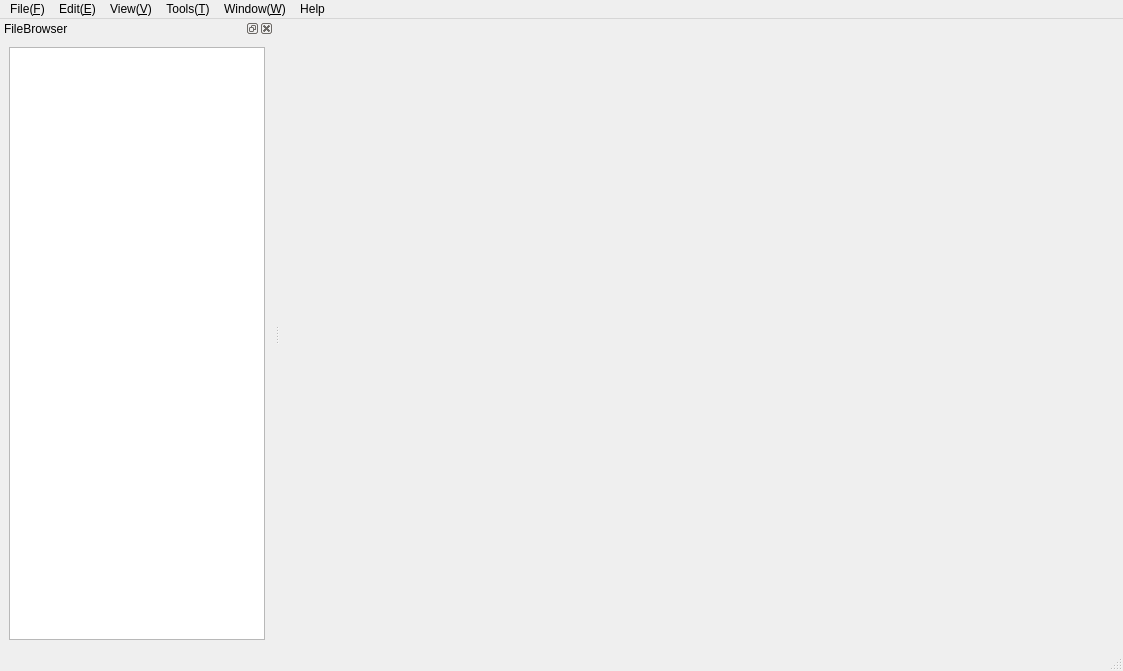
<?xml version="1.0" encoding="UTF-8"?>
<ui version="4.0">
 <class>MainWindow</class>
 <widget class="QMainWindow" name="MainWindow">
  <property name="geometry">
   <rect>
    <x>0</x>
    <y>0</y>
    <width>1123</width>
    <height>671</height>
   </rect>
  </property>
  <property name="windowTitle">
   <string>MainWindow</string>
  </property>
  <widget class="QWidget" name="centralwidget"/>
  <widget class="QMenuBar" name="menubar">
   <property name="geometry">
    <rect>
     <x>0</x>
     <y>0</y>
     <width>1123</width>
     <height>21</height>
    </rect>
   </property>
   <widget class="QMenu" name="menuFile">
    <property name="title">
     <string>File(&amp;F)</string>
    </property>
    <widget class="QMenu" name="menuImport_DICOM_files">
     <property name="title">
      <string>Import From</string>
     </property>
     <addaction name="actionParse_DICOMDIR"/>
     <addaction name="actionOpen_CD"/>
    </widget>
    <widget class="QMenu" name="menuOpen_DICOM">
     <property name="title">
      <string>Open DICOM</string>
     </property>
     <addaction name="actionOpen_Single_Image"/>
     <addaction name="actionOpen_Series_Folder"/>
    </widget>
    <addaction name="menuOpen_DICOM"/>
    <addaction name="menuImport_DICOM_files"/>
    <addaction name="actionLoad_Weight_File"/>
    <addaction name="separator"/>
    <addaction name="actionExit"/>
   </widget>
   <widget class="QMenu" name="menuEdit">
    <property name="title">
     <string>Edit(&amp;E)</string>
    </property>
    <addaction name="actionUndo"/>
    <addaction name="actionReset_All"/>
   </widget>
   <widget class="QMenu" name="menuView">
    <property name="title">
     <string>View(&amp;V)</string>
    </property>
    <addaction name="actionDICOM_Tags"/>
   </widget>
   <widget class="QMenu" name="menuTools">
    <property name="title">
     <string>Tools(&amp;T)</string>
    </property>
    <addaction name="action_Image_Converter"/>
    <addaction name="actionDICOMDIR_Parser"/>
   </widget>
   <widget class="QMenu" name="menuWindow_W">
    <property name="title">
     <string>Window(&amp;W)</string>
    </property>
    <addaction name="actionLayout"/>
   </widget>
   <widget class="QMenu" name="menuHelp">
    <property name="title">
     <string>Help</string>
    </property>
    <addaction name="actionAbout"/>
   </widget>
   <addaction name="menuFile"/>
   <addaction name="menuEdit"/>
   <addaction name="menuView"/>
   <addaction name="menuTools"/>
   <addaction name="menuWindow_W"/>
   <addaction name="menuHelp"/>
  </widget>
  <widget class="QStatusBar" name="statusbar"/>
  <widget class="QDockWidget" name="dockWidget">
   <property name="windowTitle">
    <string>FileBrowser</string>
   </property>
   <attribute name="dockWidgetArea">
    <number>1</number>
   </attribute>
   <widget class="QWidget" name="dockWidgetContents">
    <layout class="QVBoxLayout" name="verticalLayout">
     <item>
      <widget class="QTreeView" name="treeView"/>
     </item>
    </layout>
   </widget>
  </widget>
  <action name="actionExit">
   <property name="text">
    <string>Exit</string>
   </property>
  </action>
  <action name="actionUndo">
   <property name="text">
    <string>Undo</string>
   </property>
  </action>
  <action name="actionReset_All">
   <property name="text">
    <string>Reset All</string>
   </property>
  </action>
  <action name="actionLoad_Weight_File">
   <property name="text">
    <string>Load Weight File</string>
   </property>
  </action>
  <action name="actionLayout">
   <property name="text">
    <string>Layout</string>
   </property>
  </action>
  <action name="action_Image_Converter">
   <property name="text">
    <string>Image Conveter</string>
   </property>
  </action>
  <action name="actionfrom_PACS">
   <property name="text">
    <string>from PACS</string>
   </property>
  </action>
  <action name="actionfrom_CD_DVD">
   <property name="text">
    <string>from CD/DVD</string>
   </property>
  </action>
  <action name="actionParse_DICOMDIR">
   <property name="text">
    <string>DICOMDIR</string>
   </property>
  </action>
  <action name="actionOpen_CD">
   <property name="text">
    <string>CD/DVD</string>
   </property>
  </action>
  <action name="actionHierarchy_Orgnizer">
   <property name="text">
    <string>Hierarchy Organizer</string>
   </property>
  </action>
  <action name="actionDICOM_Tags">
   <property name="text">
    <string>DICOM Tags</string>
   </property>
  </action>
  <action name="actionDICOMDIR_Parser">
   <property name="text">
    <string>DICOM Hierarchy Organizer</string>
   </property>
  </action>
  <action name="actionOpen_Single_Image">
   <property name="text">
    <string>Image File</string>
   </property>
  </action>
  <action name="actionOpen_Series_Folder">
   <property name="text">
    <string>Series Folder</string>
   </property>
  </action>
  <action name="actionAbout">
   <property name="text">
    <string>About</string>
   </property>
  </action>
 </widget>
 <resources/>
 <connections/>
</ui>
